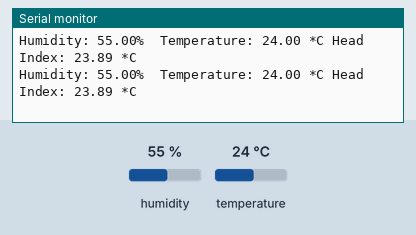
The sketch below on a simulated Arduino Uno, built with avr-gcc and run on an emulated ATmega328P. Parts: the last lines printed to the serial monitor. Inputs (shaded band) come from the test bench; at power-on: humidity 55 %, temperature 24 °C.

Above: at 4.8 s.
4.9 s: humidity set to 22 %
At 6.4 s:
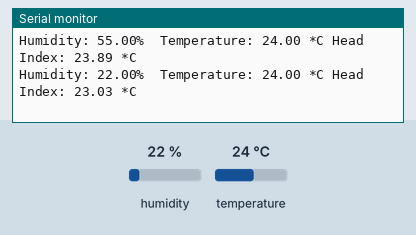
7.9 s: temperature set to 12 °C
At 9.4 s:
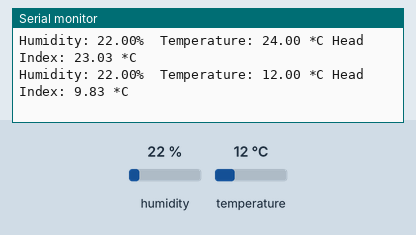
10.9 s: humidity set to 40 %
At 13.0 s:
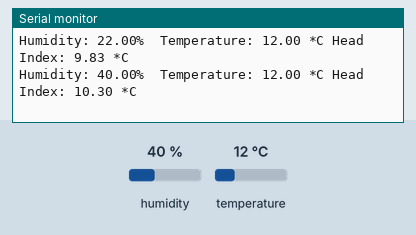
Timing chart, 0 to 14.5 s (numbered marks = the images above; inputs shaded):
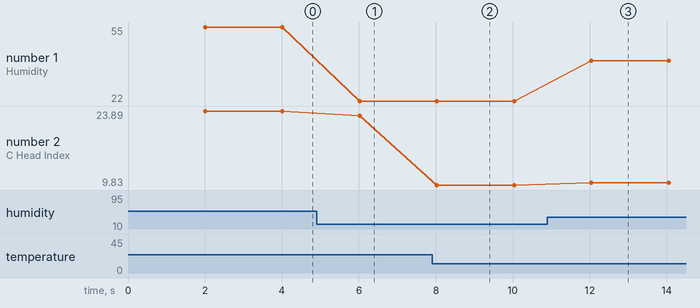

The sketch:

Temperature_sensor.ino
```cpp
#include "DHT.h"

DHT dht(8, DHT22);

void setup() {
  // put your setup code here, to run once:
  Serial.begin(9600);
  dht.begin();
}

void loop() {
  // put your main code here, to run repeatedly:
  delay(2000);

  float h = dht.readHumidity();
  float t = dht.readTemperature();
  float hic = dht.computeHeatIndex(t, h, false);

  Serial.print("Humidity: ");
  Serial.print(h);
  Serial.print("%\t");
  Serial.print("Temperature: ");
  Serial.print(t);
  Serial.print(" *C ");
  Serial.print("Head Index: ");
  Serial.print(hic);
  Serial.println(" *C ");

}
```

Measured:
- after the input at 4.9 s, the serial monitor: prints a new line after 1.1 s (image 1)
- after the input at 7.9 s, the serial monitor: prints a new line after 0.13 s (image 2)
- after the input at 10.9 s, the serial monitor: prints a new line after 1.1 s (image 3)
- plotted number 1: 55 → 22 after the input at 4.9 s, 22 → 40 after the input at 10.9 s
- plotted number 2: 23.89 → 23.03 after the input at 4.9 s, 23.03 → 9.83 after the input at 7.9 s, 9.83 → 10.3 after the input at 10.9 s
